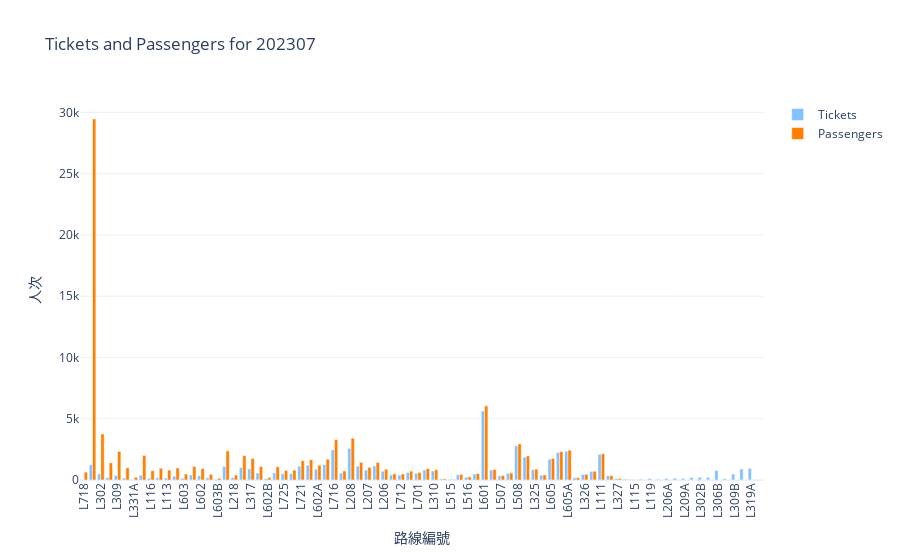

The notebook cell saved with this chart:
### Code cell
unique_year_months = tickets_magnification["DataYearMonth"].unique()
# 創建篩選器 (Dropdown)
dropdown = widgets.Dropdown(
    options=unique_year_months,
    value=unique_year_months[0],
    description="月份:"
)

# 定義繪圖函數
def plot_barchart(selected_month):
    # 篩選 DataFrame
    filtered_df = tickets_magnification[tickets_magnification["DataYearMonth"] == selected_month]
    
    if filtered_df.empty:
        print(f"No data available for {selected_month}")
        return
    
    # 創建條形圖
    fig = go.Figure()

    # 定義顯示在 hover 上的格式
    hover_text_tickets = [
    f"RouteName: {row['RouteName']}<br>Magnification: {row['Magnification'] * 100:.2f}%<br>Tickets: {row['Tickets']:,}"  # Magnification 顯示為百分比，Tickets 顯示為實際數字
    for _, row in filtered_df.iterrows()
    ]
    hover_text_passengers = [
    f"RouteName: {row['RouteName']}<br>Magnification: {row['Magnification'] * 100:.2f}%<br>Passengers: {row['Passengers']:,}"  # Magnification 顯示為百分比，Passengers 顯示為實際數字
    for _, row in filtered_df.iterrows()
    ]

    # 添加 Tickets 的長條圖
    fig.add_trace(go.Bar(
        x=filtered_df["RouteName"],
        y=filtered_df["Tickets"],
        name="Tickets",
        marker_color="#84C1FF",
        hovertext=hover_text_tickets,  # 顯示格式化過的 hovertext
        hoverinfo="text"  # 只顯示 hovertext 的內容
    ))

    # 添加 Passengers 的長條圖
    fig.add_trace(go.Bar(
        x=filtered_df["RouteName"],
        y=filtered_df["Passengers"],  # 更新欄位名稱為 Passengers
        name="Passengers",
        marker_color="#FF8000",
        hovertext=hover_text_passengers,  # 顯示格式化過的 hovertext
        hoverinfo="text"  # 只顯示 hovertext 的內容
    ))

    # 設定標題與軸標籤
    fig.update_layout(
        title=f"Tickets and Passengers for {selected_month}",
        xaxis_title="路線編號",
        yaxis_title="人次",
        barmode="group",  # 並列顯示長條圖
        xaxis_tickangle=-90,
        template="plotly_white"  # 使用白色背景的模板
    )

    # 顯示圖表
    fig.show()

# 綁定事件到篩選器
dropdown.observe(lambda change: plot_barchart(change.new), names="value")

# 初始顯示
display(dropdown)
plot_barchart(dropdown.value)

### Figure 1 — Plotly figure (JSON) as saved in the notebook; plotly's stock layout.template omitted (floating-point values rounded to 4 significant figures)
{"data": [{"hoverinfo": "text", "hovertext": ["RouteName: L718<br>Magnification: 64100.00%<br>Tickets: 1", "RouteName: L112<br>Magnification: 2383.30%<br>Tickets: 1,236", "RouteName: L302<br>Magnification: 758.80%<br>Tickets: 495", "RouteName: L210<br>Magnification: 695.00%<br>Tickets: 202", "RouteName: L309<br>Magnification: 614.50%<br>Tickets: 380", "RouteName: L118<br>Magnification: 599.40%<br>Tickets: 166", "RouteName: L331A<br>Magnification: 540.00%<br>Tickets: 40", "RouteName: L306A<br>Magnification: 518.00%<br>Tickets: 388", "RouteName: L116<br>Magnification: 515.60%<br>Tickets: 147", "RouteName: L120<br>Magnification: 504.70%<br>Tickets: 191", "RouteName: L113<br>Magnification: 493.90%<br>Tickets: 164", "RouteName: L517<br>Magnification: 321.50%<br>Tickets: 307", "RouteName: L603<br>Magnification: 310.30%<br>Tickets: 156", "RouteName: L603A<br>Magnification: 268.90%<br>Tickets: 411", "RouteName: L602<br>Magnification: 268.10%<br>Tickets: 348", "RouteName: L217<br>Magnification: 243.20%<br>Tickets: 192", "RouteName: L603B<br>Magnification: 240.70%<br>Tickets: 59", "RouteName: L303<br>Magnification: 212.90%<br>Tickets: 1,116", "RouteName: L218<br>Magnification: 210.90%<br>Tickets: 192", "RouteName: L319<br>Magnification: 195.00%<br>Tickets: 1,018", "RouteName: L317<br>Magnification: 193.40%<br>Tickets: 907", "RouteName: L216<br>Magnification: 191.20%<br>Tickets: 571", "RouteName: L602B<br>Magnification: 188.60%<br>Tickets: 105", "RouteName: L215<br>Magnification: 182.70%<br>Tickets: 591", "RouteName: L725<br>Magnification: 156.30%<br>Tickets: 501", "RouteName: L723<br>Magnification: 155.50%<br>Tickets: 521", "RouteName: L721<br>Magnification: 138.40%<br>Tickets: 1,134", "RouteName: L728<br>Magnification: 136.50%<br>Tickets: 1,211", "RouteName: L602A<br>Magnification: 135.70%<br>Tickets: 888", "RouteName: L722<br>Magnification: 134.60%<br>Tickets: 1,263", "RouteName: L716<br>Magnification: 133.80%<br>Tickets: 2,461", "RouteName: L209<br>Magnification: 132.60%<br>Tickets: 556", "RouteName: L208<br>Magnification: 131.80%<br>Tickets: 2,593", "RouteName: L727<br>Magnification: 128.30%<br>Tickets: 1,126", "RouteName: L207<br>Magnification: 126.50%<br>Tickets: 818", "RouteName: L211<br>Magnification: 124.80%<br>Tickets: 1,153", "RouteName: L206<br>Magnification: 123.50%<br>Tickets: 715", "RouteName: L701A<br>Magnification: 121.50%<br>Tickets: 418", "RouteName: L712<br>Magnification: 119.30%<br>Tickets: 409", "RouteName: L311<br>Magnification: 117.30%<br>Tickets: 619", "RouteName: L701<br>Magnification: 115.80%<br>Tickets: 537", "RouteName: L502<br>Magnification: 114.00%<br>Tickets: 821", "RouteName: L310<br>Magnification: 113.50%<br>Tickets: 734", "RouteName: L516B<br>Magnification: 111.40%<br>Tickets: 88", "RouteName: L515<br>Magnification: 108.90%<br>Tickets: 45", "RouteName: L513<br>Magnification: 108.50%<br>Tickets: 425", "RouteName: L516<br>Magnification: 108.30%<br>Tickets: 230", "RouteName: L512<br>Magnification: 107.40%<br>Tickets: 487", "RouteName: L601<br>Magnification: 107.40%<br>Tickets: 5,630", "RouteName: L705<br>Magnification: 106.70%<br>Tickets: 807", "RouteName: L507<br>Magnification: 106.50%<br>Tickets: 341", "RouteName: L318<br>Magnification: 106.40%<br>Tickets: 545", "RouteName: L508<br>Magnification: 105.80%<br>Tickets: 2,777", "RouteName: L110<br>Magnification: 105.50%<br>Tickets: 1,864", "RouteName: L325<br>Magnification: 104.60%<br>Tickets: 843", "RouteName: L518<br>Magnification: 104.60%<br>Tickets: 390", "RouteName: L605<br>Magnification: 104.20%<br>Tickets: 1,688", "RouteName: L329<br>Magnification: 103.30%<br>Tickets: 2,241", "RouteName: L605A<br>Magnification: 103.30%<br>Tickets: 2,358", "RouteName: L516A<br>Magnification: 102.70%<br>Tickets: 186", "RouteName: L326<br>Magnification: 102.60%<br>Tickets: 456", "RouteName: L706<br>Magnification: 102.00%<br>Tickets: 700", "RouteName: L111<br>Magnification: 101.80%<br>Tickets: 2,102", "RouteName: L617<br>Magnification: 100.60%<br>Tickets: 349", "RouteName: L327<br>Magnification: 96.70%<br>Tickets: 120", "RouteName: L506<br>Magnification: 78.80%<br>Tickets: 66", "RouteName: L115<br>Magnification: 0.00%<br>Tickets: 42", "RouteName: L117<br>Magnification: 0.00%<br>Tickets: 59", "RouteName: L119<br>Magnification: 0.00%<br>Tickets: 121", "RouteName: L121<br>Magnification: 0.00%<br>Tickets: 67", "RouteName: L206A<br>Magnification: 0.00%<br>Tickets: 140", "RouteName: L207A<br>Magnification: 0.00%<br>Tickets: 155", "RouteName: L209A<br>Magnification: 0.00%<br>Tickets: 133", "RouteName: L302A<br>Magnification: 0.00%<br>Tickets: 206", "RouteName: L302B<br>Magnification: 0.00%<br>Tickets: 225", "RouteName: L303A<br>Magnification: 0.00%<br>Tickets: 222", "RouteName: L306B<br>Magnification: 0.00%<br>Tickets: 787", "RouteName: L309A<br>Magnification: 0.00%<br>Tickets: 109", "RouteName: L309B<br>Magnification: 0.00%<br>Tickets: 491", "RouteName: L317A<br>Magnification: 0.00%<br>Tickets: 900", "RouteName: L319A<br>Magnification: 0.00%<br>Tickets: 955", "RouteName: L331D<br>Magnification: 0.00%<br>Tickets: 10"], "marker": {"color": "#84C1FF"}, "name": "Tickets", "type": "bar", "x": ["L718", "L112", "L302", "L210", "L309", "L118", "L331A", "L306A", "L116", "L120", "L113", "L517", "L603", "L603A", "L602", "L217", "L603B", "L303", "L218", "L319", "L317", "L216", "L602B", "L215", "L725", "L723", "L721", "L728", "L602A", "L722", "L716", "L209", "L208", "L727", "L207", "L211", "L206", "L701A", "L712", "L311", "L701", "L502", "L310", "L516B", "L515", "L513", "L516", "L512", "L601", "L705", "L507", "L318", "L508", "L110", "L325", "L518", "L605", "L329", "L605A", "L516A", "L326", "L706", "L111", "L617", "L327", "L506", "L115", "L117", "L119", "L121", "L206A", "L207A", "L209A", "L302A", "L302B", "L303A", "L306B", "L309A", "L309B", "L317A", "L319A", "L331D"], "y": [1, 1236, 495, 202, 380, 166, 40, 388, 147, 191, 164, 307, 156, 411, 348, 192, 59, 1116, 192, 1018, 907, 571, 105, 591, 501, 521, 1134, 1211, 888, 1263, 2461, 556, 2593, 1126, 818, 1153, 715, 418, 409, 619, 537, 821, 734, 88, 45, 425, 230, 487, 5630, 807, 341, 545, 2777, 1864, 843, 390, 1688, 2241, 2358, 186, 456, 700, 2102, 349, 120, 66, 42, 59, 121, 67, 140, 155, 133, 206, 225, 222, 787, 109, 491, 900, 955, 10]}, {"hoverinfo": "text", "hovertext": ["RouteName: L718<br>Magnification: 64100.00%<br>Passengers: 641.0", "RouteName: L112<br>Magnification: 2383.30%<br>Passengers: 29,458.0", "RouteName: L302<br>Magnification: 758.80%<br>Passengers: 3,756.0", "RouteName: L210<br>Magnification: 695.00%<br>Passengers: 1,404.0", "RouteName: L309<br>Magnification: 614.50%<br>Passengers: 2,335.0", "RouteName: L118<br>Magnification: 599.40%<br>Passengers: 995.0", "RouteName: L331A<br>Magnification: 540.00%<br>Passengers: 216.0", "RouteName: L306A<br>Magnification: 518.00%<br>Passengers: 2,010.0", "RouteName: L116<br>Magnification: 515.60%<br>Passengers: 758.0", "RouteName: L120<br>Magnification: 504.70%<br>Passengers: 964.0", "RouteName: L113<br>Magnification: 493.90%<br>Passengers: 810.0", "RouteName: L517<br>Magnification: 321.50%<br>Passengers: 987.0", "RouteName: L603<br>Magnification: 310.30%<br>Passengers: 484.0", "RouteName: L603A<br>Magnification: 268.90%<br>Passengers: 1,105.0", "RouteName: L602<br>Magnification: 268.10%<br>Passengers: 933.0", "RouteName: L217<br>Magnification: 243.20%<br>Passengers: 467.0", "RouteName: L603B<br>Magnification: 240.70%<br>Passengers: 142.0", "RouteName: L303<br>Magnification: 212.90%<br>Passengers: 2,376.0", "RouteName: L218<br>Magnification: 210.90%<br>Passengers: 405.0", "RouteName: L319<br>Magnification: 195.00%<br>Passengers: 1,985.0", "RouteName: L317<br>Magnification: 193.40%<br>Passengers: 1,754.0", "RouteName: L216<br>Magnification: 191.20%<br>Passengers: 1,092.0", "RouteName: L602B<br>Magnification: 188.60%<br>Passengers: 198.0", "RouteName: L215<br>Magnification: 182.70%<br>Passengers: 1,080.0", "RouteName: L725<br>Magnification: 156.30%<br>Passengers: 783.0", "RouteName: L723<br>Magnification: 155.50%<br>Passengers: 810.0", "RouteName: L721<br>Magnification: 138.40%<br>Passengers: 1,570.0", "RouteName: L728<br>Magnification: 136.50%<br>Passengers: 1,653.0", "RouteName: L602A<br>Magnification: 135.70%<br>Passengers: 1,205.0", "RouteName: L722<br>Magnification: 134.60%<br>Passengers: 1,700.0", "RouteName: L716<br>Magnification: 133.80%<br>Passengers: 3,292.0", "RouteName: L209<br>Magnification: 132.60%<br>Passengers: 737.0", "RouteName: L208<br>Magnification: 131.80%<br>Passengers: 3,417.0", "RouteName: L727<br>Magnification: 128.30%<br>Passengers: 1,445.0", "RouteName: L207<br>Magnification: 126.50%<br>Passengers: 1,035.0", "RouteName: L211<br>Magnification: 124.80%<br>Passengers: 1,439.0", "RouteName: L206<br>Magnification: 123.50%<br>Passengers: 883.0", "RouteName: L701A<br>Magnification: 121.50%<br>Passengers: 508.0", "RouteName: L712<br>Magnification: 119.30%<br>Passengers: 488.0", "RouteName: L311<br>Magnification: 117.30%<br>Passengers: 726.0", "RouteName: L701<br>Magnification: 115.80%<br>Passengers: 622.0", "RouteName: L502<br>Magnification: 114.00%<br>Passengers: 936.0", "RouteName: L310<br>Magnification: 113.50%<br>Passengers: 833.0", "RouteName: L516B<br>Magnification: 111.40%<br>Passengers: 98.0", "RouteName: L515<br>Magnification: 108.90%<br>Passengers: 49.0", "RouteName: L513<br>Magnification: 108.50%<br>Passengers: 461.0", "RouteName: L516<br>Magnification: 108.30%<br>Passengers: 249.0", "RouteName: L512<br>Magnification: 107.40%<br>Passengers: 523.0", "RouteName: L601<br>Magnification: 107.40%<br>Passengers: 6,048.0", "RouteName: L705<br>Magnification: 106.70%<br>Passengers: 861.0", "RouteName: L507<br>Magnification: 106.50%<br>Passengers: 363.0", "RouteName: L318<br>Magnification: 106.40%<br>Passengers: 580.0", "RouteName: L508<br>Magnification: 105.80%<br>Passengers: 2,939.0", "RouteName: L110<br>Magnification: 105.50%<br>Passengers: 1,967.0", "RouteName: L325<br>Magnification: 104.60%<br>Passengers: 882.0", "RouteName: L518<br>Magnification: 104.60%<br>Passengers: 408.0", "RouteName: L605<br>Magnification: 104.20%<br>Passengers: 1,759.0", "RouteName: L329<br>Magnification: 103.30%<br>Passengers: 2,314.0", "RouteName: L605A<br>Magnification: 103.30%<br>Passengers: 2,435.0", "RouteName: L516A<br>Magnification: 102.70%<br>Passengers: 191.0", "RouteName: L326<br>Magnification: 102.60%<br>Passengers: 468.0", "RouteName: L706<br>Magnification: 102.00%<br>Passengers: 714.0", "RouteName: L111<br>Magnification: 101.80%<br>Passengers: 2,139.0", "RouteName: L617<br>Magnification: 100.60%<br>Passengers: 351.0", "RouteName: L327<br>Magnification: 96.70%<br>Passengers: 116.0", "RouteName: L506<br>Magnification: 78.80%<br>Passengers: 52.0", "RouteName: L115<br>Magnification: 0.00%<br>Passengers: 0.0", "RouteName: L117<br>Magnification: 0.00%<br>Passengers: 0.0", "RouteName: L119<br>Magnification: 0.00%<br>Passengers: 0.0", "RouteName: L121<br>Magnification: 0.00%<br>Passengers: 0.0", "RouteName: L206A<br>Magnification: 0.00%<br>Passengers: 0.0", "RouteName: L207A<br>Magnification: 0.00%<br>Passengers: 0.0", "RouteName: L209A<br>Magnification: 0.00%<br>Passengers: 0.0", "RouteName: L302A<br>Magnification: 0.00%<br>Passengers: 0.0", "RouteName: L302B<br>Magnification: 0.00%<br>Passengers: 0.0", "RouteName: L303A<br>Magnification: 0.00%<br>Passengers: 0.0", "RouteName: L306B<br>Magnification: 0.00%<br>Passengers: 0.0", "RouteName: L309A<br>Magnification: 0.00%<br>Passengers: 0.0", "RouteName: L309B<br>Magnification: 0.00%<br>Passengers: 0.0", "RouteName: L317A<br>Magnification: 0.00%<br>Passengers: 0.0", "RouteName: L319A<br>Magnification: 0.00%<br>Passengers: 0.0", "RouteName: L331D<br>Magnification: 0.00%<br>Passengers: 0.0"], "marker": {"color": "#FF8000"}, "name": "Passengers", "type": "bar", "x": ["L718", "L112", "L302", "L210", "L309", "L118", "L331A", "L306A", "L116", "L120", "L113", "L517", "L603", "L603A", "L602", "L217", "L603B", "L303", "L218", "L319", "L317", "L216", "L602B", "L215", "L725", "L723", "L721", "L728", "L602A", "L722", "L716", "L209", "L208", "L727", "L207", "L211", "L206", "L701A", "L712", "L311", "L701", "L502", "L310", "L516B", "L515", "L513", "L516", "L512", "L601", "L705", "L507", "L318", "L508", "L110", "L325", "L518", "L605", "L329", "L605A", "L516A", "L326", "L706", "L111", "L617", "L327", "L506", "L115", "L117", "L119", "L121", "L206A", "L207A", "L209A", "L302A", "L302B", "L303A", "L306B", "L309A", "L309B", "L317A", "L319A", "L331D"], "y": [641, 29458, 3756, 1404, 2335, 995, 216, 2010, 758, 964, 810, 987, 484, 1105, 933, 467, 142, 2376, 405, 1985, 1754, 1092, 198, 1080, 783, 810, 1570, 1653, 1205, 1700, 3292, 737, 3417, 1445, 1035, 1439, 883, 508, 488, 726, 622, 936, 833, 98, 49, 461, 249, 523, 6048, 861, 363, 580, 2939, 1967, 882, 408, 1759, 2314, 2435, 191, 468, 714, 2139, 351, 116, 52, 0, 0, 0, 0, 0, 0, 0, 0, 0, 0, 0, 0, 0, 0, 0, 0]}], "layout": {"barmode": "group", "title": {"text": "Tickets and Passengers for 202307"}, "xaxis": {"tickangle": -90, "title": {"text": "路線編號"}}, "yaxis": {"title": {"text": "人次"}}}}
